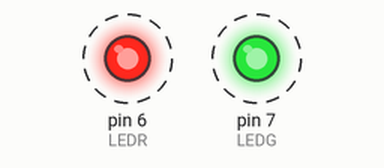
Recording of a sketch running on a simulated Arduino Uno, built with avr-gcc and run on an emulated ATmega328P. On the bench: output pins drawn as LEDs (lit = HIGH). Dashed ring = blinking.

Above: at 0.5 s.
Timing chart, 0 to 4.6 s (numbered marks = the images above):
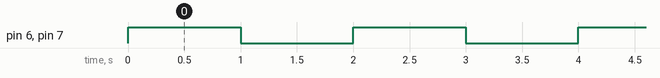

The sketch:

Led.ino
```cpp
int LEDR = 6;
int LEDG = 7;


// Hàm setup chạy một lần duy nhất khi khởi động chương trình
void setup() {
  // đặt 'led' là OUTPUT
  pinMode(LEDG, OUTPUT);
  pinMode(LEDR, OUTPUT);

}

// Hàm loop chạy mãi mãi sau khi kết thúc hàm setup()
void loop() {
  digitalWrite(LEDG, HIGH);   // bật đèn led sáng
  digitalWrite(LEDR, HIGH);
  delay(1000);               // dừng chương trình trong 1 giây => thây đèn sáng được 1 giây
  digitalWrite(LEDG, LOW);    // tắt đèn led
  digitalWrite(LEDR, LOW);
  delay(1000);               // dừng chương trình trong 1 giây => thấy đèn tối được 1 giây
}
```

Measured:
- by itself, pin 6 (LEDR), pin 7 (LEDG): alternates HIGH for 1.0 s and LOW for 1.0 s
